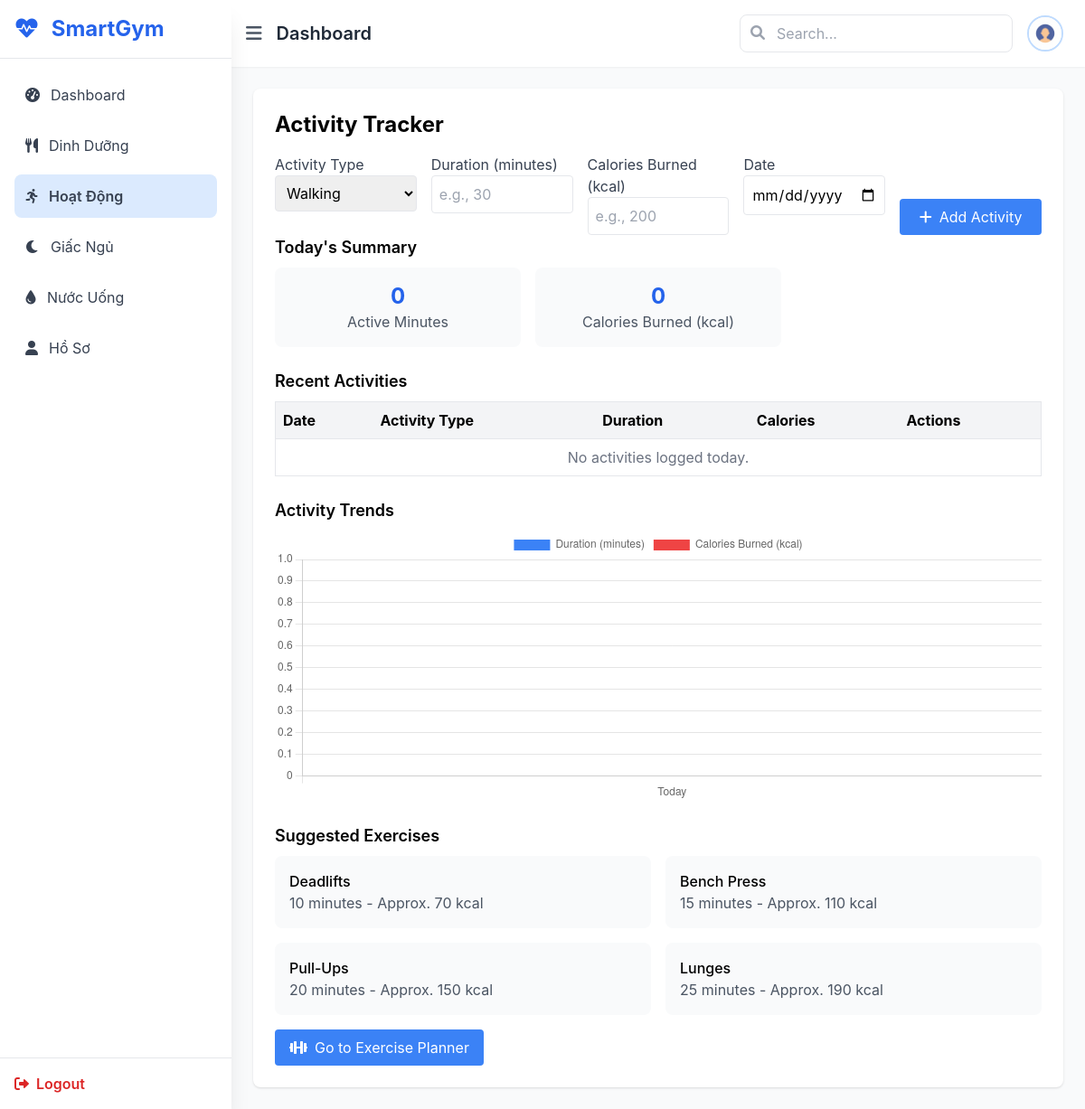
Screenshot of /activity/ (signed in) with the database file from the repository.
### fitness/models.py (models this page shows, shortened)
class ExerciseSuggestion(models.Model):
    GOAL_CHOICES = [
        ('fat_loss', 'Fat Loss'),
        ('muscle_gain', 'Muscle Gain'),
        ('endurance', 'Endurance'),
        ('flexibility', 'Flexibility'),
        ('fitness', 'General Fitness'),
    ]
    LEVEL_CHOICES = [
        ('beginner', 'Beginner'),
        ('intermediate', 'Intermediate'),
        ('advanced', 'Advanced'),
    ]
    goal = models.CharField(max_length=20, choices=GOAL_CHOICES)
    level = models.CharField(max_length=20, choices=LEVEL_CHOICES)
    bmi_min = models.FloatField()
    bmi_max = models.FloatField()
    name = models.CharField(max_length=100)
    duration = models.IntegerField()  # minutes
    calories_burned = models.IntegerField()

### main/views.py (the view, shortened to what this page needs)
# urls.py: path('activity/', views.activity, name='activity'),
@login_required
def activity(request):
    user = request.user
    today = date.today()
    activities_today = Activity.objects.filter(user=user, date=today)
    summary = activities_today.aggregate(
        total_minutes=Sum('duration_minutes'),
        total_calories=Sum('calories_burned')
    )
    suggested_exercises = []
    try:
        plan = SavedExercisePlan.objects.get(user=user)
        suggested_exercises = ExerciseSuggestion.objects.filter(
            goal=plan.goal,
            level=plan.level,
            duration__lte=plan.duration,
            bmi_min__lte=user.bmi,
            bmi_max__gte=user.bmi
        )[:4]
    except SavedExercisePlan.DoesNotExist:
        pass
    return render(request, 'main/activity.html', {
        'activities_today': activities_today,
        'summary': summary,
        'suggested_exercises': suggested_exercises,
    })

### accounts/models.py (called while the page is built)
    @property
    def bmi(self):
        if self.height_cm and self.weight_kg:
            height_m = self.height_cm / 100
            return round(self.weight_kg / (height_m ** 2), 1)
        return None

### main/templates/main/activity.html (shortened to what this page needs)
{% extends 'main/base.html' %}
{% block content %}
<div class="bg-white p-6 rounded-lg shadow">
    <h2 class="text-2xl font-bold mb-4">Activity Tracker</h2>
    <form method="POST" class="grid grid-cols-1 md:grid-cols-5 gap-4">
        <div>
            <label class="block text-gray-700">Activity Type</label>
            <select name="activity_type" class="w-full p-2 border rounded">
                <option>Walking</option>
            </select>
        </div>
        <div>
            <label class="block text-gray-700">Duration (minutes)</label>
            <input type="number" name="duration" class="w-full p-2 border rounded" placeholder="e.g., 30" required>
        </div>
        <div>
            <label class="block text-gray-700">Calories Burned (kcal)</label>
            <input type="number" name="calories" class="w-full p-2 border rounded" placeholder="e.g., 200" required>
        </div>
        <div>
            <label class="block text-gray-700">Date</label>
            <input type="date" name="date" class="w-full p-2 border rounded" required>
        </div>
        <div class="flex items-end">
            <button type="submit" class="w-full bg-blue-500 text-white px-4 py-2 rounded hover:bg-blue-600">
                <i class="fas fa-plus mr-2"></i>Add Activity
            </button>
        </div>
    </form>
    <div class="mb-6">
        <h3 class="text-lg font-semibold mb-2">Today's Summary</h3>
        <div class="grid grid-cols-1 md:grid-cols-3 gap-4">
            <div class="bg-gray-50 p-4 rounded-lg text-center">
                <p class="text-2xl font-bold text-blue-600">{{ summary.total_minutes|default:0 }}</p>
                <p class="text-gray-600">Active Minutes</p>
            </div>
            <div class="bg-gray-50 p-4 rounded-lg text-center">
                <p class="text-2xl font-bold text-blue-600">{{ summary.total_calories|default:0 }}</p>
                <p class="text-gray-600">Calories Burned (kcal)</p>
            </div>
        </div>
    </div>
<div class="mb-6">
    <h3 class="text-lg font-semibold mb-2">Recent Activities</h3>
    <div class="overflow-x-auto">
        <table class="w-full text-left border border-gray-200">
            <thead class="bg-gray-100">
                <tr>
                    <th class="p-2 border-b">Date</th>
                    <th class="p-2 border-b">Activity Type</th>
                    <th class="p-2 border-b">Duration</th>
                    <th class="p-2 border-b">Calories</th>
                    <th class="p-2 border-b">Actions</th>
                </tr>
            </thead>
            <tbody>
                {% for entry in activities_today %}
                <tr class="border-b hover:bg-gray-50">
                    <td class="p-2">{{ entry.date }}</td>
                    <td class="p-2">{{ entry.activity_type }}</td>
                    <td class="p-2">{{ entry.duration_minutes }}</td>
                    <td class="p-2">{{ entry.calories_burned }}</td>
                    <td class="p-2">
                        <a href="{% url 'edit_activity' entry.id %}" class="text-blue-500 hover:text-blue-700 mr-2">
                            <i class="fas fa-edit"></i>
                        </a>
                        <a href="{% url 'delete_activity' entry.id %}" class="text-red-500 hover:text-red-700">
                            <i class="fas fa-trash"></i>
                        </a>
                    </td>
                </tr>
                {% empty %}
                <tr>
                    <td colspan="5" class="p-2 text-gray-500 text-center">No activities logged today.</td>
                </tr>
                {% endfor %}
            </tbody>
        </table>
    </div>
</div>
    <div class="mb-6">
        <h3 class="text-lg font-semibold mb-2">Activity Trends</h3>
        <div class="chart-container">
            <canvas id="activityChart"></canvas>
        </div>
    </div>
<div>
    <h3 class="text-lg font-semibold mb-2">Suggested Exercises</h3>
    <div class="grid grid-cols-1 md:grid-cols-2 gap-4">
        {% for ex in suggested_exercises %}
        <div class="bg-gray-50 p-4 rounded-lg">
            <h4 class="font-medium">{{ ex.name }}</h4>
            <p class="text-gray-600">{{ ex.duration }} minutes - Approx. {{ ex.calories_burned }} kcal</p>
        </div>
        {% empty %}
        <p class="text-gray-600 col-span-full">No saved exercise plan yet. Please <a href="{% url 'generate_exercises' %}" class="text-blue-600 underline">generate one</a>.</p>
        {% endfor %}
    </div>
     <div class="mt-4">
        <a href="{% url 'generate_exercises' %}">
            <button class="bg-blue-500 text-white px-4 py-2 rounded hover:bg-blue-600">
                <i class="fas fa-dumbbell mr-2"></i>Go to Exercise Planner
            </button>
        </a>
    </div>
</div>
</div>
<script>
    function updateChart() {
        fetch("{% url 'activity-data' %}") // Gọi API Django
            .then(response => response.json())
            .then(data => {
                if (typeof data.total_minutes !== "undefined" && typeof data.total_calories !== "undefined") {
                    activityChart.data.datasets[0].data = [data.total_minutes];  // Cập nhật thời gian tập
                    activityChart.data.datasets[1].data = [data.total_calories];  // Cập nhật calories đốt
                    activityChart.update(); // Cập nhật biểu đồ ngay lập tức
                } else {
                    console.error("Dữ liệu từ API bị lỗi:", data);
                }
            })
            .catch(error => console.error("Lỗi khi lấy dữ liệu từ API:", error)); // Bắt lỗi nếu API gặp sự cố
    }
    document.addEventListener("DOMContentLoaded", function () {
        updateChart(); // Cập nhật biểu đồ khi tải trang
    });
    const activityCtx = document.getElementById("activityChart").getContext("2d");
    const activityChart = new Chart(activityCtx, {
        type: "bar",
        data: {
            labels: ["Today"],
            datasets: [
                {
                    label: "Duration (minutes)",
                    data: [Number("{{ summary.total_minutes|default:0 }}")],
                    backgroundColor: "rgb(59, 130, 246)"
                },
                {
                    label: "Calories Burned (kcal)",
                    data: [Number("{{ summary.total_calories|default:0 }}")],
                    backgroundColor: "rgb(239, 68, 68)"
                }
            ]
        },
        options: {
            responsive: true,
            maintainAspectRatio: false
        }
    });
    document.querySelector("form").addEventListener("submit", function(event) {
        setTimeout(updateChart, 500); // Cập nhật ngay sau khi nhập bài tập mới
    });
</script>
{% endblock %}

### main/static/css/styles.css (style rules this page uses)
body { font-family: "Inter", sans-serif; }
.chart-container { position: relative; height: 300px; }

### rows the page displays
ExerciseSuggestion: name "Deadlifts", duration "10", calories_burned "70"
ExerciseSuggestion: name "Bench Press", duration "15", calories_burned "110"
ExerciseSuggestion: name "Pull-Ups", duration "20", calories_burned "150"
ExerciseSuggestion: name "Lunges", duration "25", calories_burned "190"

### other values shown
{{ summary.total_minutes|default:0 }} "0"
{{ summary.total_calories|default:0 }} "0"
